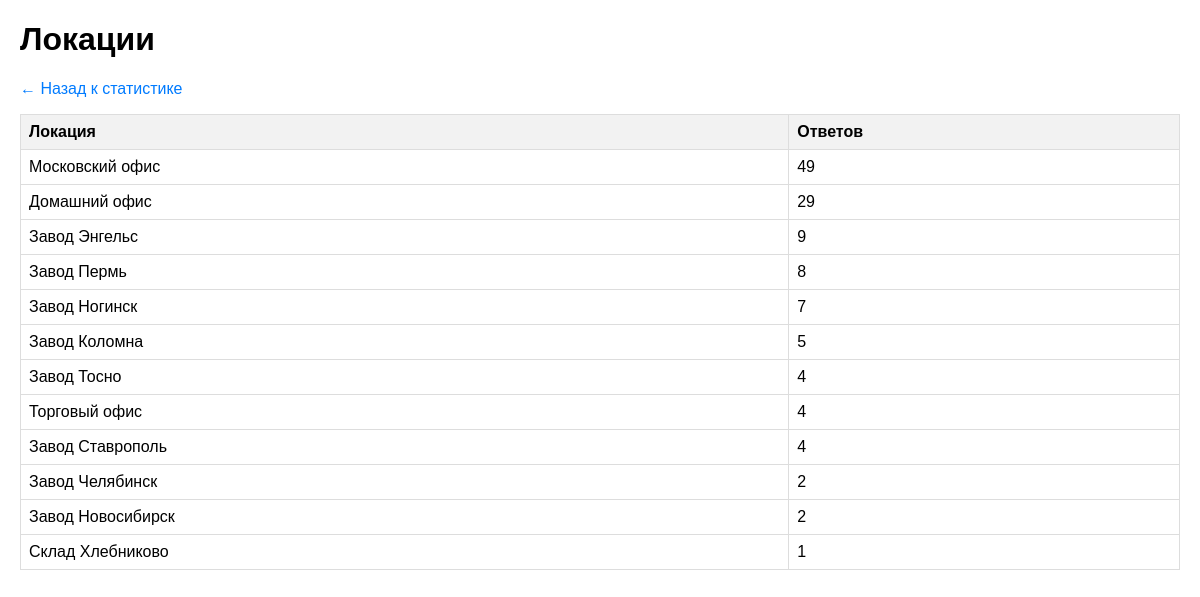
/locations, run on the app's committed database.
### tables this page shows
CREATE TABLE locations (
            id INTEGER PRIMARY KEY AUTOINCREMENT,
            location_name TEXT UNIQUE,
            response_count INTEGER
        );

### final_with_charts.py (the view)
@app.route('/locations')
def locations():
    conn = get_db_connection()
    cursor = conn.cursor()
    cursor.execute('SELECT location_name, response_count FROM locations ORDER BY response_count DESC')
    locations = cursor.fetchall()
    conn.close()
    return render_template('simple_locations.html', locations=locations)

### final_with_charts.py (called while the page is built)
def get_db_connection():
    conn = sqlite3.connect('/var/www/survey-report/survey_complete.db')
    conn.row_factory = sqlite3.Row
    return conn

### templates/simple_locations.html (shortened to what this page needs)
<!DOCTYPE html>
<html>
<head>
</head>
<body>
    <h1>Локации</h1>
    <p><a href="/dashboard">← Назад к статистике</a></p>
    <table>
        <tr>
            <th>Локация</th>
            <th>Ответов</th>
        </tr>
        {% for location in locations %}
        <tr>
            <td>{{ location['location_name'] }}</td>
            <td>{{ location['response_count'] }}</td>
        </tr>
        {% endfor %}
    </table>
</body>
</html>

### templates/simple_locations.html (style rules this page uses)
body { font-family: Arial, sans-serif; margin: 20px; }
table { border-collapse: collapse; width: 100%; }
th, td { border: 1px solid #ddd; padding: 8px; text-align: left; }
th { background-color: #f2f2f2; }
a { color: #007bff; text-decoration: none; }

### data on the page
locations: location_name "Московский офис", response_count "49"
locations: location_name "Домашний офис", response_count "29"
locations: location_name "Завод Энгельс", response_count "9"
locations: location_name "Завод Пермь", response_count "8"
locations: location_name "Завод Ногинск", response_count "7"
locations: location_name "Завод Коломна", response_count "5"
locations: location_name "Завод Тосно", response_count "4"
locations: location_name "Торговый офис", response_count "4"
locations: location_name "Завод Ставрополь", response_count "4"
locations: location_name "Завод Челябинск", response_count "2"
locations: location_name "Завод Новосибирск", response_count "2"
locations: location_name "Склад Хлебниково", response_count "1"
